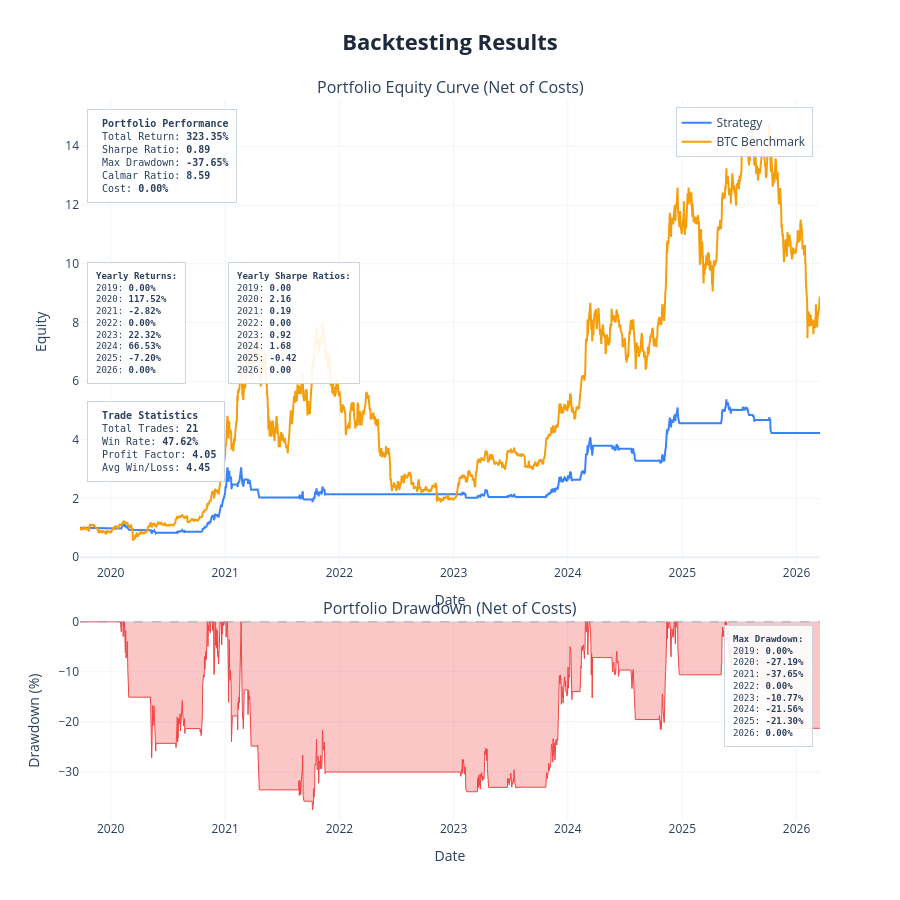

Notebook code cell kept with this figure:
### Markdown cell above
---
## Backtest

| Parameter | Options | Default |
|---|---|---|
| `cost` | Cost per trade as decimal — `0.001` = 0.1% | `0.0` |
| `show_plot` | `True` / `False` | `True` |
| `save_html` | Filename string or `None` | `None` |
| `show_trades` | Overlay entry/exit markers on price chart | `False` |
| `benchmark_data` | DataFrame with `Close` column for buy & hold comparison | same asset |

### Code cell
results = backtest(
    data           = strategy_df,
    cost           = 0.0,
    show_plot      = True,
    save_html      = None,
    show_trades    = False,
    benchmark_data = None
)

print(f"Return        {results['total_return']*100:>8.2f}%")
print(f"Sharpe        {results['sharpe_ratio']:>8.2f}")
print(f"Max Drawdown  {results['max_drawdown']*100:>8.2f}%")
print(f"Profit Factor {results['profit_factor']:>8.2f}")
print(f"Win Rate      {results['win_rate']*100:>8.2f}%")
print(f"# Trades      {results['num_trades']:>8}")

### Figure 1 — Plotly figure (JSON) as saved in the notebook; plotly's stock layout.template omitted (floating-point values rounded to 4 significant figures; data arrays with more than 128 entries replaced by an {"elided": "..."} marker saying what was removed)
{"data": [{"hovertemplate": "<b>Strategy</b><br>Date: %{x}<br>Equity: %{y:.4f}<extra></extra>", "line": {"color": "#3b82f6", "width": 2}, "mode": "lines", "name": "Strategy", "type": "scatter", "x": {"elided": "2366 str values"}, "xaxis": "x", "y": {"elided": "2366 float values"}, "yaxis": "y"}, {"hovertemplate": "<b>BTC Benchmark</b><br>Date: %{x}<br>Equity: %{y:.4f}<extra></extra>", "line": {"color": "#f59e0b", "width": 2}, "mode": "lines", "name": "BTC Benchmark", "type": "scatter", "x": {"elided": "2366 str values"}, "xaxis": "x", "y": {"elided": "2366 float values"}, "yaxis": "y"}, {"fill": "tozeroy", "fillcolor": "rgba(239, 68, 68, 0.3)", "hovertemplate": "<b>Drawdown</b><br>Date: %{x}<br>Drawdown: %{y:.2f}%<extra></extra>", "line": {"color": "#ef4444", "width": 1}, "mode": "lines", "name": "Drawdown", "showlegend": false, "type": "scatter", "x": {"elided": "2366 str values"}, "xaxis": "x2", "y": {"elided": "2366 float values"}, "yaxis": "y2"}], "layout": {"annotations": [{"font": {"size": 16}, "showarrow": false, "text": "Portfolio Equity Curve (Net of Costs)", "x": 0.5, "xanchor": "center", "xref": "paper", "y": 1, "yanchor": "bottom", "yref": "paper"}, {"font": {"size": 16}, "showarrow": false, "text": "Portfolio Drawdown (Net of Costs)", "x": 0.5, "xanchor": "center", "xref": "paper", "y": 0.276, "yanchor": "bottom", "yref": "paper"}, {"align": "left", "bgcolor": "rgba(255, 255, 255, 0.9)", "bordercolor": "#cbd5e1", "borderpad": 8, "borderwidth": 1, "font": {"family": "monospace", "size": 10}, "showarrow": false, "text": "\n<b>Portfolio Performance</b><br>\nTotal Return: <b>323.35%</b><br>\nSharpe Ratio: <b>0.89</b><br>\nMax Drawdown: <b>-37.65%</b><br>\nCalmar Ratio: <b>8.59</b><br>\nCost: <b>0.00%</b>\n", "x": 0.01, "xanchor": "left", "xref": "x domain", "y": 0.98, "yanchor": "top", "yref": "y domain"}, {"align": "left", "bgcolor": "rgba(255, 255, 255, 0.9)", "bordercolor": "#cbd5e1", "borderpad": 8, "borderwidth": 1, "font": {"family": "monospace", "size": 9}, "showarrow": false, "text": "<b>Yearly Returns:</b><br>2019: <b>0.00%</b><br>2020: <b>117.52%</b><br>2021: <b>-2.82%</b><br>2022: <b>0.00%</b><br>2023: <b>22.32%</b><br>2024: <b>66.53%</b><br>2025: <b>-7.20%</b><br>2026: <b>0.00%</b><br>", "x": 0.01, "xanchor": "left", "xref": "x domain", "y": 0.65, "yanchor": "top", "yref": "y domain"}, {"align": "left", "bgcolor": "rgba(255, 255, 255, 0.9)", "bordercolor": "#cbd5e1", "borderpad": 8, "borderwidth": 1, "font": {"family": "monospace", "size": 9}, "showarrow": false, "text": "<b>Yearly Sharpe Ratios:</b><br>2019: <b>0.00</b><br>2020: <b>2.16</b><br>2021: <b>0.19</b><br>2022: <b>0.00</b><br>2023: <b>0.92</b><br>2024: <b>1.68</b><br>2025: <b>-0.42</b><br>2026: <b>0.00</b><br>", "x": 0.2, "xanchor": "left", "xref": "x domain", "y": 0.65, "yanchor": "top", "yref": "y domain"}, {"align": "left", "bgcolor": "rgba(255, 255, 255, 0.9)", "bordercolor": "#cbd5e1", "borderpad": 8, "borderwidth": 1, "font": {"family": "monospace", "size": 10}, "showarrow": false, "text": "\n<b>Trade Statistics</b><br>\nTotal Trades: <b>21</b><br>\nWin Rate: <b>47.62%</b><br>\nProfit Factor: <b>4.05</b><br>\nAvg Win/Loss: <b>4.45</b>\n", "x": 0.01, "xanchor": "left", "xref": "x domain", "y": 0.35, "yanchor": "top", "yref": "y domain"}, {"align": "left", "bgcolor": "rgba(255, 255, 255, 0.9)", "bordercolor": "#cbd5e1", "borderpad": 8, "borderwidth": 1, "font": {"family": "monospace", "size": 9}, "showarrow": false, "text": "<b>Max Drawdown:</b><br>2019: <b>0.00%</b><br>2020: <b>-27.19%</b><br>2021: <b>-37.65%</b><br>2022: <b>0.00%</b><br>2023: <b>-10.77%</b><br>2024: <b>-21.56%</b><br>2025: <b>-21.30%</b><br>2026: <b>0.00%</b><br>", "x": 0.99, "xanchor": "right", "xref": "x2 domain", "y": 0.98, "yanchor": "top", "yref": "y2 domain"}], "height": 900, "hovermode": "x unified", "legend": {"bgcolor": "rgba(255,255,255,0.9)", "bordercolor": "#cbd5e1", "borderwidth": 1, "x": 0.99, "xanchor": "right", "y": 0.99, "yanchor": "top"}, "shapes": [{"line": {"color": "#94a3b8", "dash": "dash", "width": 1}, "type": "line", "x0": 0, "x1": 1, "xref": "x2 domain", "y0": 0, "y1": 0, "yref": "y2"}], "showlegend": true, "title": {"font": {"color": "#1E293B", "size": 22}, "text": "<b>Backtesting Results</b>", "x": 0.5, "xanchor": "center"}, "xaxis": {"anchor": "y", "domain": [0, 1], "gridcolor": "#f1f5f9", "gridwidth": 1, "showgrid": true, "title": {"text": "Date"}}, "xaxis2": {"anchor": "y2", "domain": [0, 1], "gridcolor": "#f1f5f9", "gridwidth": 1, "showgrid": true, "title": {"text": "Date"}}, "yaxis": {"anchor": "x", "domain": [0.356, 1], "gridcolor": "#f1f5f9", "gridwidth": 1, "showgrid": true, "title": {"text": "Equity"}}, "yaxis2": {"anchor": "x2", "domain": [0, 0.276], "gridcolor": "#f1f5f9", "gridwidth": 1, "showgrid": true, "title": {"text": "Drawdown (%)"}}}}
